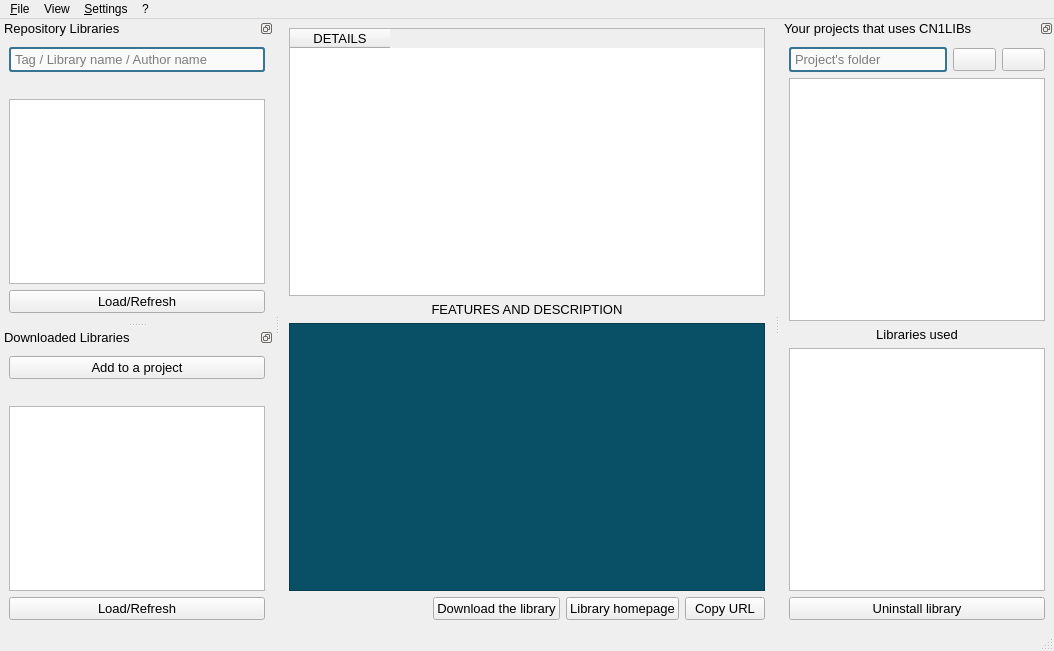
<?xml version="1.0" encoding="UTF-8"?>
<ui version="4.0">
 <class>Extensions</class>
 <widget class="QMainWindow" name="Extensions">
  <property name="geometry">
   <rect>
    <x>0</x>
    <y>0</y>
    <width>1054</width>
    <height>651</height>
   </rect>
  </property>
  <property name="windowTitle">
   <string>Codename One Extensions</string>
  </property>
  <widget class="QWidget" name="centralwidget">
   <layout class="QVBoxLayout" name="verticalLayout_2">
    <item>
     <widget class="QTableWidget" name="libInfosTable">
      <property name="font">
       <font>
        <pointsize>10</pointsize>
       </font>
      </property>
      <property name="editTriggers">
       <set>QAbstractItemView::NoEditTriggers</set>
      </property>
      <property name="alternatingRowColors">
       <bool>true</bool>
      </property>
      <property name="selectionMode">
       <enum>QAbstractItemView::NoSelection</enum>
      </property>
      <property name="selectionBehavior">
       <enum>QAbstractItemView::SelectRows</enum>
      </property>
      <attribute name="horizontalHeaderVisible">
       <bool>true</bool>
      </attribute>
      <attribute name="verticalHeaderVisible">
       <bool>false</bool>
      </attribute>
      <column>
       <property name="text">
        <string>DETAILS</string>
       </property>
      </column>
     </widget>
    </item>
    <item>
     <widget class="QLabel" name="label">
      <property name="font">
       <font>
        <pointsize>10</pointsize>
        <weight>50</weight>
        <bold>false</bold>
       </font>
      </property>
      <property name="text">
       <string>FEATURES AND DESCRIPTION</string>
      </property>
      <property name="alignment">
       <set>Qt::AlignCenter</set>
      </property>
     </widget>
    </item>
    <item>
     <widget class="QTextEdit" name="featuresAndDescriptions">
      <property name="font">
       <font>
        <pointsize>12</pointsize>
       </font>
      </property>
      <property name="styleSheet">
       <string notr="true">background-color: rgb(9, 80, 102);
color: rgb(255, 255, 255);</string>
      </property>
      <property name="frameShape">
       <enum>QFrame::StyledPanel</enum>
      </property>
      <property name="frameShadow">
       <enum>QFrame::Sunken</enum>
      </property>
      <property name="autoFormatting">
       <set>QTextEdit::AutoNone</set>
      </property>
      <property name="readOnly">
       <bool>true</bool>
      </property>
     </widget>
    </item>
    <item>
     <layout class="QHBoxLayout" name="horizontalLayout">
      <item>
       <spacer name="horizontalSpacer">
        <property name="orientation">
         <enum>Qt::Horizontal</enum>
        </property>
        <property name="sizeHint" stdset="0">
         <size>
          <width>40</width>
          <height>20</height>
         </size>
        </property>
       </spacer>
      </item>
      <item>
       <widget class="QPushButton" name="downloadExt">
        <property name="font">
         <font>
          <pointsize>10</pointsize>
         </font>
        </property>
        <property name="text">
         <string>Download the library</string>
        </property>
        <property name="icon">
         <iconset resource="ressources.qrc">
          <normaloff>:/new/prefix1/images/cn1.png</normaloff>:/new/prefix1/images/cn1.png</iconset>
        </property>
        <property name="iconSize">
         <size>
          <width>20</width>
          <height>20</height>
         </size>
        </property>
       </widget>
      </item>
      <item>
       <widget class="QPushButton" name="visitWebsite">
        <property name="font">
         <font>
          <pointsize>10</pointsize>
         </font>
        </property>
        <property name="text">
         <string>Library homepage</string>
        </property>
        <property name="icon">
         <iconset resource="ressources.qrc">
          <normaloff>:/new/prefix1/images/web.png</normaloff>:/new/prefix1/images/web.png</iconset>
        </property>
        <property name="iconSize">
         <size>
          <width>20</width>
          <height>20</height>
         </size>
        </property>
       </widget>
      </item>
      <item>
       <widget class="QPushButton" name="copyURL">
        <property name="font">
         <font>
          <pointsize>10</pointsize>
         </font>
        </property>
        <property name="text">
         <string>Copy URL</string>
        </property>
        <property name="icon">
         <iconset resource="ressources.qrc">
          <normaloff>:/new/prefix1/images/copy.png</normaloff>:/new/prefix1/images/copy.png</iconset>
        </property>
        <property name="iconSize">
         <size>
          <width>20</width>
          <height>20</height>
         </size>
        </property>
       </widget>
      </item>
     </layout>
    </item>
   </layout>
  </widget>
  <widget class="QMenuBar" name="menubar">
   <property name="geometry">
    <rect>
     <x>0</x>
     <y>0</y>
     <width>1054</width>
     <height>21</height>
    </rect>
   </property>
   <widget class="QMenu" name="menu_File">
    <property name="title">
     <string>&amp;File</string>
    </property>
    <addaction name="action_Quit"/>
   </widget>
   <widget class="QMenu" name="menuSettings">
    <property name="title">
     <string>&amp;Settings</string>
    </property>
    <addaction name="actionEnable_Disable_Fusion_Theme"/>
   </widget>
   <widget class="QMenu" name="menu">
    <property name="title">
     <string>?</string>
    </property>
    <addaction name="actionAbout"/>
   </widget>
   <widget class="QMenu" name="menuView">
    <property name="title">
     <string>View</string>
    </property>
   </widget>
   <addaction name="menu_File"/>
   <addaction name="menuView"/>
   <addaction name="menuSettings"/>
   <addaction name="menu"/>
  </widget>
  <widget class="QStatusBar" name="statusbar"/>
  <widget class="QDockWidget" name="extensionsDockWidget">
   <property name="font">
    <font>
     <pointsize>10</pointsize>
    </font>
   </property>
   <property name="features">
    <set>QDockWidget::DockWidgetFloatable</set>
   </property>
   <property name="windowTitle">
    <string>Repository Libraries</string>
   </property>
   <attribute name="dockWidgetArea">
    <number>1</number>
   </attribute>
   <widget class="QWidget" name="dockWidgetContents">
    <layout class="QVBoxLayout" name="verticalLayout">
     <item>
      <widget class="QLineEdit" name="extNameSearch">
       <property name="font">
        <font>
         <pointsize>10</pointsize>
        </font>
       </property>
       <property name="toolTip">
        <string>For the search, you can use a tag, the name of the library or the name of the author</string>
       </property>
       <property name="statusTip">
        <string>For the search, you can use a tag, the name of the library or the name of the author</string>
       </property>
       <property name="styleSheet">
        <string notr="true">border: 2px solid #387594;
border-radius: 3px;
padding: 2px;
background-color: rgb(250, 250, 250);</string>
       </property>
       <property name="placeholderText">
        <string>Tag / Library name / Author name</string>
       </property>
       <property name="clearButtonEnabled">
        <bool>true</bool>
       </property>
      </widget>
     </item>
     <item>
      <widget class="QLabel" name="nbreExt">
       <property name="font">
        <font>
         <pointsize>10</pointsize>
         <weight>75</weight>
         <bold>true</bold>
        </font>
       </property>
       <property name="styleSheet">
        <string notr="true">color: rgb(46, 103, 136);</string>
       </property>
       <property name="text">
        <string/>
       </property>
       <property name="alignment">
        <set>Qt::AlignCenter</set>
       </property>
      </widget>
     </item>
     <item>
      <widget class="QListWidget" name="extList">
       <property name="font">
        <font>
         <pointsize>10</pointsize>
        </font>
       </property>
       <property name="horizontalScrollBarPolicy">
        <enum>Qt::ScrollBarAlwaysOff</enum>
       </property>
       <property name="alternatingRowColors">
        <bool>false</bool>
       </property>
      </widget>
     </item>
     <item>
      <widget class="QPushButton" name="refreshExt">
       <property name="font">
        <font>
         <pointsize>10</pointsize>
        </font>
       </property>
       <property name="text">
        <string>Load/Refresh</string>
       </property>
       <property name="icon">
        <iconset resource="ressources.qrc">
         <normaloff>:/new/prefix1/images/refresh1.png</normaloff>:/new/prefix1/images/refresh1.png</iconset>
       </property>
       <property name="iconSize">
        <size>
         <width>20</width>
         <height>20</height>
        </size>
       </property>
      </widget>
     </item>
    </layout>
   </widget>
  </widget>
  <widget class="QDockWidget" name="dwnldExtDockWidget">
   <property name="font">
    <font>
     <pointsize>10</pointsize>
    </font>
   </property>
   <property name="features">
    <set>QDockWidget::DockWidgetFloatable</set>
   </property>
   <property name="windowTitle">
    <string>Downloaded Libraries</string>
   </property>
   <attribute name="dockWidgetArea">
    <number>1</number>
   </attribute>
   <widget class="QWidget" name="dockWidgetContents_2">
    <layout class="QVBoxLayout" name="verticalLayout_3">
     <item>
      <widget class="QPushButton" name="addLibToProject">
       <property name="font">
        <font>
         <pointsize>10</pointsize>
        </font>
       </property>
       <property name="text">
        <string>Add to a project</string>
       </property>
       <property name="icon">
        <iconset resource="ressources.qrc">
         <normaloff>:/new/prefix1/images/plus.png</normaloff>:/new/prefix1/images/plus.png</iconset>
       </property>
       <property name="iconSize">
        <size>
         <width>20</width>
         <height>20</height>
        </size>
       </property>
      </widget>
     </item>
     <item>
      <widget class="QLabel" name="nbreExtTel">
       <property name="font">
        <font>
         <pointsize>10</pointsize>
         <weight>75</weight>
         <bold>true</bold>
        </font>
       </property>
       <property name="styleSheet">
        <string notr="true">color: rgb(46, 103, 136);</string>
       </property>
       <property name="text">
        <string/>
       </property>
       <property name="alignment">
        <set>Qt::AlignCenter</set>
       </property>
      </widget>
     </item>
     <item>
      <widget class="QListWidget" name="downloadExtList">
       <property name="font">
        <font>
         <pointsize>10</pointsize>
        </font>
       </property>
       <property name="dragEnabled">
        <bool>true</bool>
       </property>
       <property name="dragDropMode">
        <enum>QAbstractItemView::DragOnly</enum>
       </property>
       <property name="alternatingRowColors">
        <bool>false</bool>
       </property>
      </widget>
     </item>
     <item>
      <widget class="QPushButton" name="refreshExtDwlded">
       <property name="font">
        <font>
         <pointsize>10</pointsize>
        </font>
       </property>
       <property name="text">
        <string>Load/Refresh</string>
       </property>
       <property name="icon">
        <iconset resource="ressources.qrc">
         <normaloff>:/new/prefix1/images/refresh1.png</normaloff>:/new/prefix1/images/refresh1.png</iconset>
       </property>
       <property name="iconSize">
        <size>
         <width>20</width>
         <height>20</height>
        </size>
       </property>
      </widget>
     </item>
    </layout>
   </widget>
  </widget>
  <widget class="QDockWidget" name="projectsDockWidget">
   <property name="font">
    <font>
     <pointsize>10</pointsize>
    </font>
   </property>
   <property name="features">
    <set>QDockWidget::DockWidgetFloatable</set>
   </property>
   <property name="windowTitle">
    <string>Your projects that uses CN1LIBs</string>
   </property>
   <attribute name="dockWidgetArea">
    <number>2</number>
   </attribute>
   <widget class="QWidget" name="dockWidgetContents_3">
    <layout class="QVBoxLayout" name="verticalLayout_4">
     <item>
      <layout class="QHBoxLayout" name="horizontalLayout_2">
       <item>
        <widget class="QLineEdit" name="projectsFolderLocation">
         <property name="font">
          <font>
           <pointsize>10</pointsize>
          </font>
         </property>
         <property name="styleSheet">
          <string notr="true">border: 2px solid #387594;
border-radius: 3px;
padding: 2px;
background-color: rgb(250, 250, 250);</string>
         </property>
         <property name="placeholderText">
          <string>Project's folder</string>
         </property>
        </widget>
       </item>
       <item>
        <widget class="QPushButton" name="chooseProjectsFolder">
         <property name="text">
          <string/>
         </property>
         <property name="icon">
          <iconset resource="ressources.qrc">
           <normaloff>:/new/prefix1/images/Folder.png</normaloff>:/new/prefix1/images/Folder.png</iconset>
         </property>
         <property name="iconSize">
          <size>
           <width>20</width>
           <height>20</height>
          </size>
         </property>
        </widget>
       </item>
       <item>
        <widget class="QPushButton" name="refreshFoldersList">
         <property name="text">
          <string/>
         </property>
         <property name="icon">
          <iconset resource="ressources.qrc">
           <normaloff>:/new/prefix1/images/refresh1.png</normaloff>:/new/prefix1/images/refresh1.png</iconset>
         </property>
         <property name="iconSize">
          <size>
           <width>20</width>
           <height>20</height>
          </size>
         </property>
        </widget>
       </item>
      </layout>
     </item>
     <item>
      <widget class="QListWidget" name="foldersList">
       <property name="font">
        <font>
         <pointsize>10</pointsize>
        </font>
       </property>
       <property name="dragDropMode">
        <enum>QAbstractItemView::DropOnly</enum>
       </property>
       <property name="defaultDropAction">
        <enum>Qt::IgnoreAction</enum>
       </property>
      </widget>
     </item>
     <item>
      <widget class="QLabel" name="label_2">
       <property name="font">
        <font>
         <pointsize>10</pointsize>
        </font>
       </property>
       <property name="text">
        <string>Libraries used</string>
       </property>
       <property name="alignment">
        <set>Qt::AlignCenter</set>
       </property>
      </widget>
     </item>
     <item>
      <widget class="QListWidget" name="projectsLibsList">
       <property name="font">
        <font>
         <pointsize>10</pointsize>
        </font>
       </property>
      </widget>
     </item>
     <item>
      <widget class="QPushButton" name="uninstallLib">
       <property name="font">
        <font>
         <pointsize>10</pointsize>
        </font>
       </property>
       <property name="text">
        <string>Uninstall library</string>
       </property>
       <property name="icon">
        <iconset resource="ressources.qrc">
         <normaloff>:/new/prefix1/images/supprimer.png</normaloff>:/new/prefix1/images/supprimer.png</iconset>
       </property>
       <property name="iconSize">
        <size>
         <width>20</width>
         <height>20</height>
        </size>
       </property>
      </widget>
     </item>
    </layout>
   </widget>
  </widget>
  <action name="action_Quit">
   <property name="text">
    <string>&amp;Quit</string>
   </property>
  </action>
  <action name="actionEnable_Disable_Fusion_Theme">
   <property name="checkable">
    <bool>true</bool>
   </property>
   <property name="text">
    <string>Enable/Disable Fusion Theme</string>
   </property>
  </action>
  <action name="actionAbout">
   <property name="text">
    <string>About...</string>
   </property>
  </action>
 </widget>
 <resources>
  <include location="ressources.qrc"/>
 </resources>
 <connections/>
</ui>
